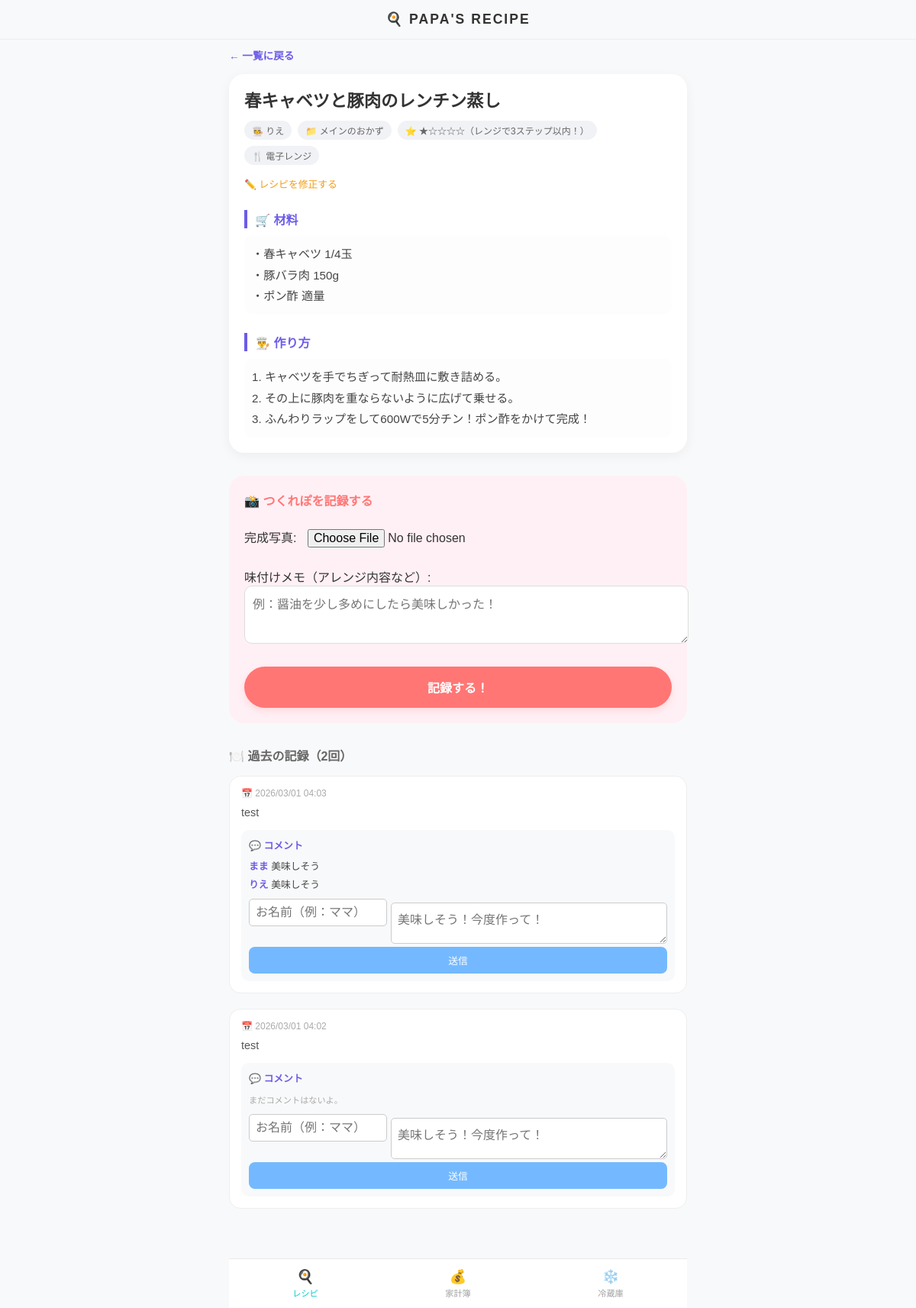
/1/, run on the app's committed database.
### recipes/models.py (models this page shows, shortened)
class Recipe(models.Model):
    CATEGORY_CHOICES = [
        ('メイン', 'メインのおかず'),
        ('副菜', '副菜・おつまみ'),
        ('ご飯・麺', 'ご飯・麺類'),
        ('スープ', 'スープ・汁物'),
        ('sweets', 'スイーツ'),  # ← これを追加！🍰
    ]
    DIFFICULTY_CHOICES = [
        (1, '★☆☆☆☆（レンジで3ステップ以内！）'),
        (2, '★★☆☆☆（レンジor炊飯器で放置！）'),
        (3, '★★★☆☆（ちょっとステップ多め）'),
        (4, '★★★★☆（フライパン使ってみよう）'),
        (5, '★★★★★（気合の本格派！）'),
    ]
    title = models.CharField('料理名', max_length=100)
    tool = models.CharField('調理器具（レンジ・炊飯器など）', max_length=50)
    author = models.CharField("旧・追加者名", max_length=100, null=True, blank=True)
    author_user = models.ForeignKey(User, on_delete=models.CASCADE, verbose_name="追加者(User)", null=True, blank=True)
    image = models.ImageField('完成写真', upload_to='recipes/', null=True, blank=True)
    ingredients = models.TextField('材料')
    instructions = models.TextField('作り方（3ステップ！）')
    category = models.CharField('カテゴリ', max_length=50, choices=CATEGORY_CHOICES, default='メイン')
    difficulty = models.IntegerField('難易度', choices=DIFFICULTY_CHOICES, default=1)
    created_at = models.DateTimeField('作成日', auto_now_add=True)

class CookLog(models.Model):
    recipe = models.ForeignKey(Recipe, on_delete=models.CASCADE, related_name='cook_logs', verbose_name='作ったレシピ')
    photo = models.ImageField('完成写真', upload_to='cook_logs/', null=True, blank=True)
    memo = models.TextField('味付けメモ（アレンジ内容など）', blank=True, null=True)
    created_at = models.DateTimeField('作った日', auto_now_add=True)
    user = models.ForeignKey(User, on_delete=models.CASCADE, verbose_name="投稿者", null=True) # 👈 追加

class Comment(models.Model):
    cook_log = models.ForeignKey(CookLog, on_delete=models.CASCADE, related_name='comments', verbose_name='対象の記録')
    author = models.CharField('お名前', max_length=50, default='')
    text = models.TextField('コメント')
    created_at = models.DateTimeField('投稿日時', auto_now_add=True)

### recipes/views.py (the view)
# urls.py: path('<int:pk>/', views.recipe_detail, name='recipe_detail'),
def recipe_detail(request, pk):
    recipe = get_object_or_404(Recipe, pk=pk)
    if request.method == 'POST':
        form = CookLogForm(request.POST, request.FILES)
        if form.is_valid():
            cook_log = form.save(commit=False)
            cook_log.recipe = recipe
            cook_log.save()
            return redirect('recipe_detail', pk=recipe.pk)
    else:
        form = CookLogForm()
    cook_logs = recipe.cook_logs.all().order_by('-created_at')
    comment_form = CommentForm()
    context = {'recipe': recipe, 'form': form, 'cook_logs': cook_logs, 'comment_form': comment_form}
    return render(request, 'recipes/recipe_detail.html', context)

### recipes/forms.py
class CookLogForm(forms.ModelForm):
    class Meta:
        model = CookLog
        fields = ['photo', 'memo']
        widgets = {
            'photo': forms.ClearableFileInput(attrs={'style': 'padding: 10px; font-size: 16px;'}),
            'memo': forms.Textarea(attrs={'rows': 3, 'placeholder': '例：醤油を少し多めにしたら美味しかった！', 'style': 'width: 100%; border-radius: 10px; padding: 10px; border: 1px solid #ddd;'}),
        }

class CommentForm(forms.ModelForm):
    class Meta:
        model = Comment
        fields = ['author', 'text']
        widgets = {
            'author': forms.TextInput(attrs={'placeholder': 'お名前（例：ママ）', 'style': 'padding: 8px; border-radius: 5px; border: 1px solid #ccc; width: 100%; box-sizing: border-box;'}),
            'text': forms.Textarea(attrs={'rows': 2, 'placeholder': '美味しそう！今度作って！', 'style': 'padding: 8px; border-radius: 5px; border: 1px solid #ccc; width: 100%; box-sizing: border-box; margin-top: 5px;'}),
        }

### recipes/templates/recipes/recipe_detail.html (shortened to what this page needs)
{% extends 'recipes/base.html' %}
{% block content %}
<a href="{% url 'recipe_list' %}" class="back-link">← 一覧に戻る</a>
<div class="detail-card">
    <div class="recipe-header">
        <h1 class="recipe-title">{{ recipe.title }}</h1>
        <div class="badge-list">
            <span class="badge-item">🧑‍🍳 {{ recipe.author }}</span>
            <span class="badge-item">📁 {{ recipe.get_category_display }}</span>
            <span class="badge-item">⭐️ {{ recipe.get_difficulty_display }}</span>
            <span class="badge-item">🍴 {{ recipe.tool }}</span>
        </div>
        <a href="{% url 'recipe_edit' recipe.pk %}" style="font-size: 0.8em; color: #f39c12; text-decoration: none;">✏️ レシピを修正する</a>
    </div>
    <div class="section-title">🛒 材料</div>
    <div class="section-body">{{ recipe.ingredients }}</div>
    <div class="section-title">👨‍🍳 作り方</div>
    <div class="section-body">{{ recipe.instructions }}</div>
</div>
<div class="report-card">
    <h3 style="font-size: 1em; color: #ff7675; margin-top: 0;">📸 つくれぽを記録する</h3>
    <form method="POST" enctype="multipart/form-data">
        <div class="card-form-inner">
            {{ form.as_p }}
        </div>
        <button type="submit" class="btn-report">記録する！</button>
    </form>
</div>
<h3 style="font-size: 1em; color: #666; margin: 30px 0 15px;">🍽️ 過去の記録（{{ cook_logs.count }}回）</h3>
{% for log in cook_logs %}
<div class="log-item">
    <div class="log-date">📅 {{ log.created_at|date:"Y/m/d H:i" }}</div>
    {% if log.memo %}
        <div class="log-memo">{{ log.memo }}</div>
    {% endif %}
    <div class="comment-box">
        <p style="margin: 0 0 8px 0; font-size: 0.8em; font-weight: bold; color: #6c5ce7;">💬 コメント</p>
        {% for comment in log.comments.all %}
            <div class="comment-item">
                <strong>{{ comment.author }}</strong> {{ comment.text }}
            </div>
        {% empty %}
            <p style="font-size: 0.7em; color: #aaa;">まだコメントはないよ。</p>
        {% endfor %}
        <form action="{% url 'add_comment' log.pk %}" method="POST" class="comment-form" style="margin-top: 10px;">
            <div style="display: flex; gap: 5px;">
                <div style="flex: 1;">{{ comment_form.author }}</div>
                <div style="flex: 2;">{{ comment_form.text }}</div>
            </div>
            <button type="submit" class="btn-comment">送信</button>
        </form>
    </div>
</div>
{% empty %}
<p style="color: #bbb; text-align: center; font-size: 0.85em; padding: 40px 0;">まだ記録はありません。作ったら教えてな！</p>
{% endfor %}
{% endblock %}

### recipes/templates/recipes/base.html (style rules this page uses)
body { font-family: 'Noto Sans JP', sans-serif; background-color: #F8F9FA; color: #333; margin: 0; padding-bottom: 90px; }
input, textarea, select { font-size: 16px !important; font-family: inherit; }

### recipes/templates/recipes/recipe_detail.html (style rules this page uses)
.detail-card { background: white; padding: 20px; border-radius: 20px; box-shadow: 0 4px 15px rgba(0,0,0,0.05); margin-bottom: 20px; }
.back-link { text-decoration: none; color: #6c5ce7; font-weight: bold; font-size: 0.85em; display: inline-block; margin-bottom: 15px; }
.recipe-header { margin-bottom: 20px; }
.recipe-title { color: #333; font-size: 1.4em; margin: 0 0 10px 0; line-height: 1.4; }
.badge-list { display: flex; flex-wrap: wrap; gap: 8px; margin-bottom: 15px; }
.badge-item { background: #f1f2f6; color: #666; font-size: 0.75em; padding: 4px 10px; border-radius: 20px; }
.section-title { font-size: 1em; font-weight: bold; color: #6c5ce7; border-left: 4px solid #6c5ce7; padding-left: 10px; margin: 25px 0 10px; }
.section-body { white-space: pre-wrap; font-size: 0.95em; line-height: 1.8; color: #444; background: #fdfdfd; padding: 10px; border-radius: 10px; }
.report-card { background-color: #fff0f5; padding: 20px; border-radius: 20px; margin-top: 30px; }
.btn-report { background-color: #ff7675; color: white; border: none; padding: 15px; font-size: 1em; font-weight: bold; border-radius: 30px; width: 100%; margin-top: 10px; box-shadow: 0 4px 10px rgba(255,118,117,0.2); }
.log-item { background: white; border-radius: 15px; padding: 15px; margin-bottom: 20px; border: 1px solid #eee; }
.log-date { color: #aaa; font-size: 0.75em; margin-bottom: 10px; }
.log-memo { font-size: 0.9em; color: #555; margin-bottom: 15px; }
.comment-box { background: #f8f9fa; padding: 10px; border-radius: 10px; margin-top: 10px; }
.comment-item { font-size: 0.8em; margin-bottom: 5px; color: #444; }
.comment-item strong { color: #6c5ce7; }
.comment-form input { border: 1px solid #ddd; border-radius: 8px; padding: 8px; width: 100%; box-sizing: border-box; margin-bottom: 5px; }
.btn-comment { background: #74b9ff; color: white; border: none; padding: 8px 15px; border-radius: 8px; font-size: 0.8em; width: 100%; }

### data on the page
Recipe: title "春キャベツと豚肉のレンチン蒸し", author "りえ", category "メインのおかず", difficulty "★☆☆☆☆（レンジで3ステップ以内！）", tool "電子レンジ", ingredients "・春キャベツ 1/4玉 ・豚バラ肉 150g ・ポン酢 適量", instructions "1. キャベツを手でちぎって耐熱皿に敷き詰める。 2. その上に豚肉を重ならないように広げて乗せる。 3. ふんわりラップをして600Wで5分チン！ポン酢をかけて完成！"
CookLog: created_at "2026/03/01 04:03", memo "test"
Comment: author "まま", text "美味しそう"
Comment: author "りえ", text "美味しそう"
CookLog: created_at "2026/03/01 04:02", memo "test"

### other printed values
{{ cook_logs.count }} "2"
